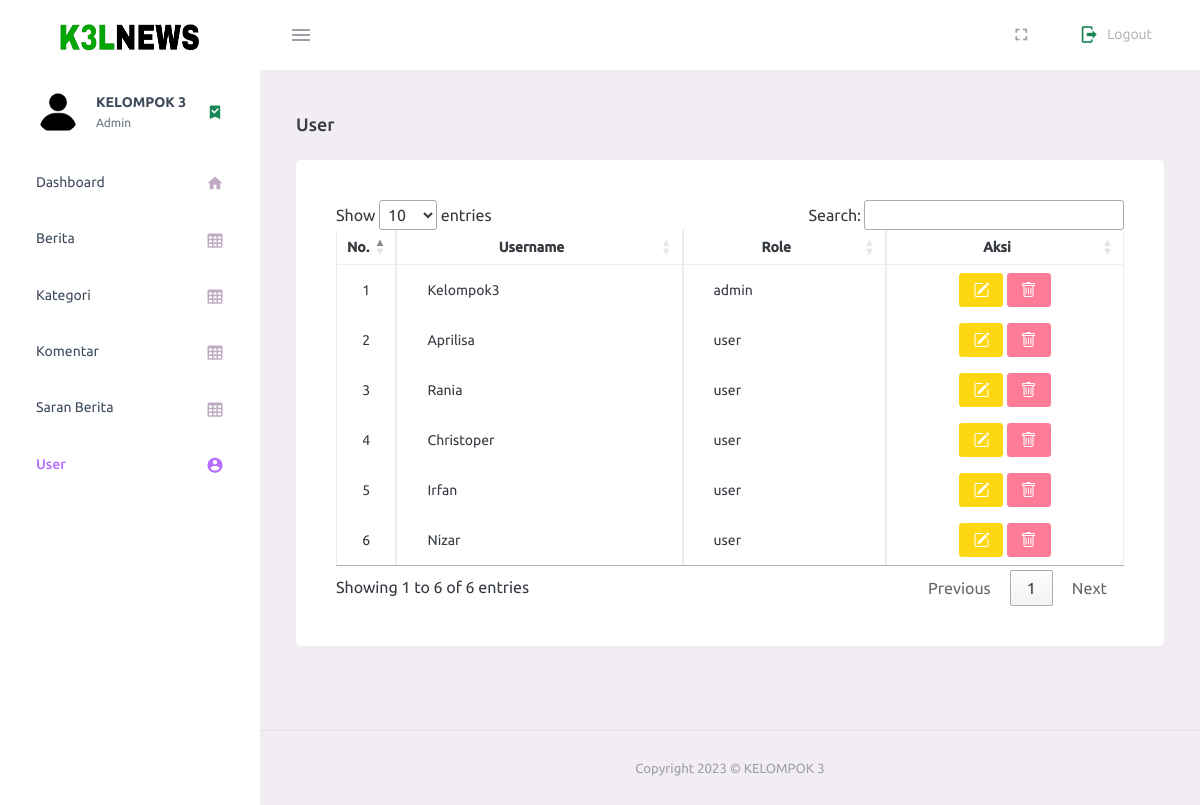
The page /admin/user.php (signed in) on the database as committed earlier.
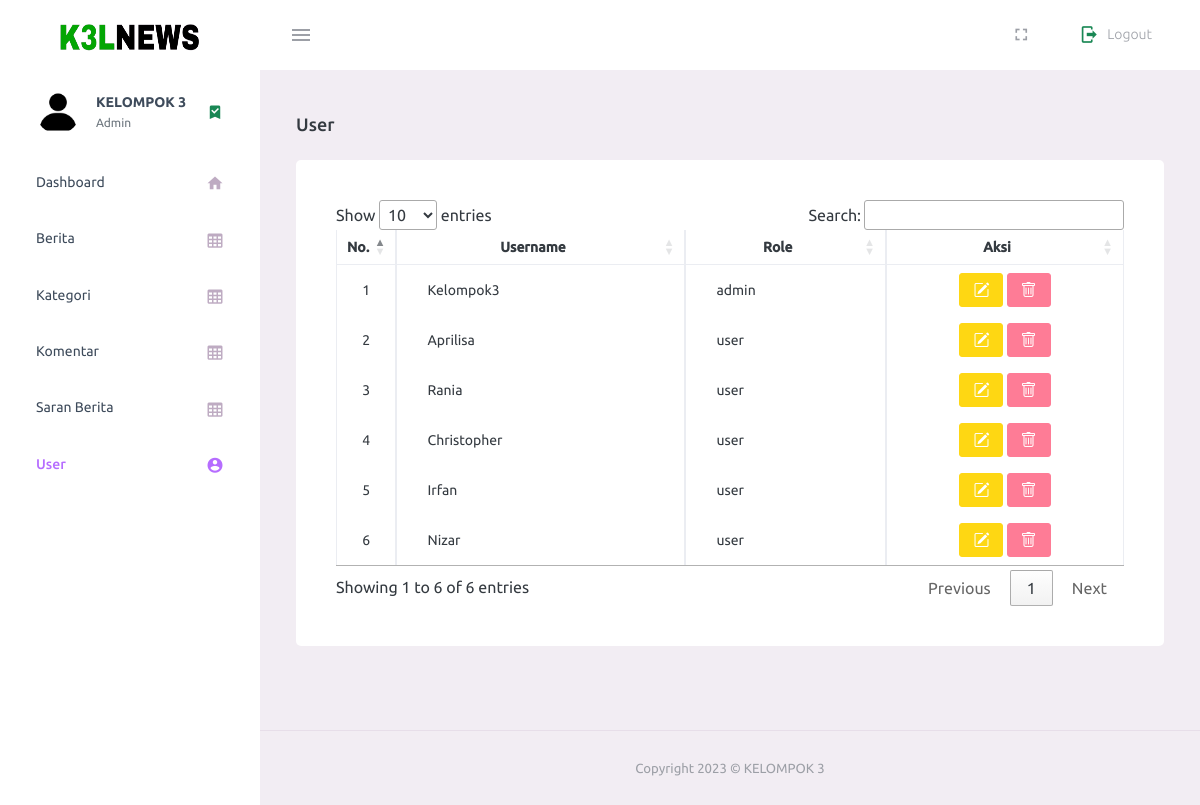
The same page on the database as committed later.
### tables this page shows
CREATE TABLE `user` (
  `id_user` int(11) NOT NULL,
  `username` varchar(100) NOT NULL,
  `password` varchar(100) NOT NULL,
  `role` enum('admin','user') NOT NULL
);

### admin/user.php (the view, shortened to what the changed rows need)
<?php
include_once('../connection.php');
$query = mysqli_query($conn, "SELECT * FROM `user`;");
?>
<!DOCTYPE html>
<html lang="en">
<head>
  <link rel="stylesheet" href="assets/vendors/mdi/css/materialdesignicons.min.css">
  <link rel="stylesheet" href="assets/vendors/css/vendor.bundle.base.css">
  <link href="https://cdn.jsdelivr.net/npm/bootstrap@5.3.0-alpha3/dist/css/bootstrap.min.css" rel="stylesheet">
  <link rel="stylesheet" href="https://cdn.jsdelivr.net/npm/bootstrap-icons@1.10.5/font/bootstrap-icons.css">
  <link rel="stylesheet" href="https://cdn.datatables.net/1.13.4/css/jquery.dataTables.css" />
  <link rel="stylesheet" href="assets/css/style.css">
</head>
<body>
  <div class="container-scroller">
    <div class="container-fluid page-body-wrapper">
      <div class="main-panel">
        <div class="content-wrapper">
          <div class="row">
            <div class="col-lg-12 grid-margin stretch-card">
              <div class="card">
                <div class="card-body">
                  <table class="table table-bordered" id="myTable">
                    <thead>
                      <tr class="text-center align-middle">
                        <th class="text-center" scope="col" width="10px">No. </th>
                        <th class="text-center" scope="col">Username</th>
                        <th class="text-center" scope="col">Role</th>
                        <th class="text-center" scope="col" width="200px">Aksi</th>
                      </tr>
                    </thead>
                    <tbody>
                      <?php $i = 1 ?>
                      <?php foreach ($query as $data) : ?>
                        <tr>
                          <td class="text-center align-middle"><?= $i; ?></td>
                          <td style="padding-left: 30px;"><?= $data["username"]; ?></td>
                          <td style="padding-left: 30px;"><?= $data["role"]; ?></td>
                          <td width="50px" class="text-center align-middle">
                            <a href="edit_user.php?idUser=<?= $data["id_user"]; ?>" class="btn btn-warning btn-sm"><i class="bi bi-pencil-square"></i></a>
                            <a href="#" class="btn btn-danger btn-sm" onclick="confirmDelete(<?= $data['id_user'] ?>)">
                              <i class="bi bi-trash"></i>
                            </a>
                          </td>
                        </tr>
                        <?php $i++; ?>
                      <?php endforeach; ?>
                    </tbody>
                  </table>
                </div>
              </div>
            </div>
          </div>
        </div>
      </div>
    </div>
  </div>
</body>
</html>

Rows that differ between the two databases and show on the page:
changed user: username "Christoper" → "Christopher"
